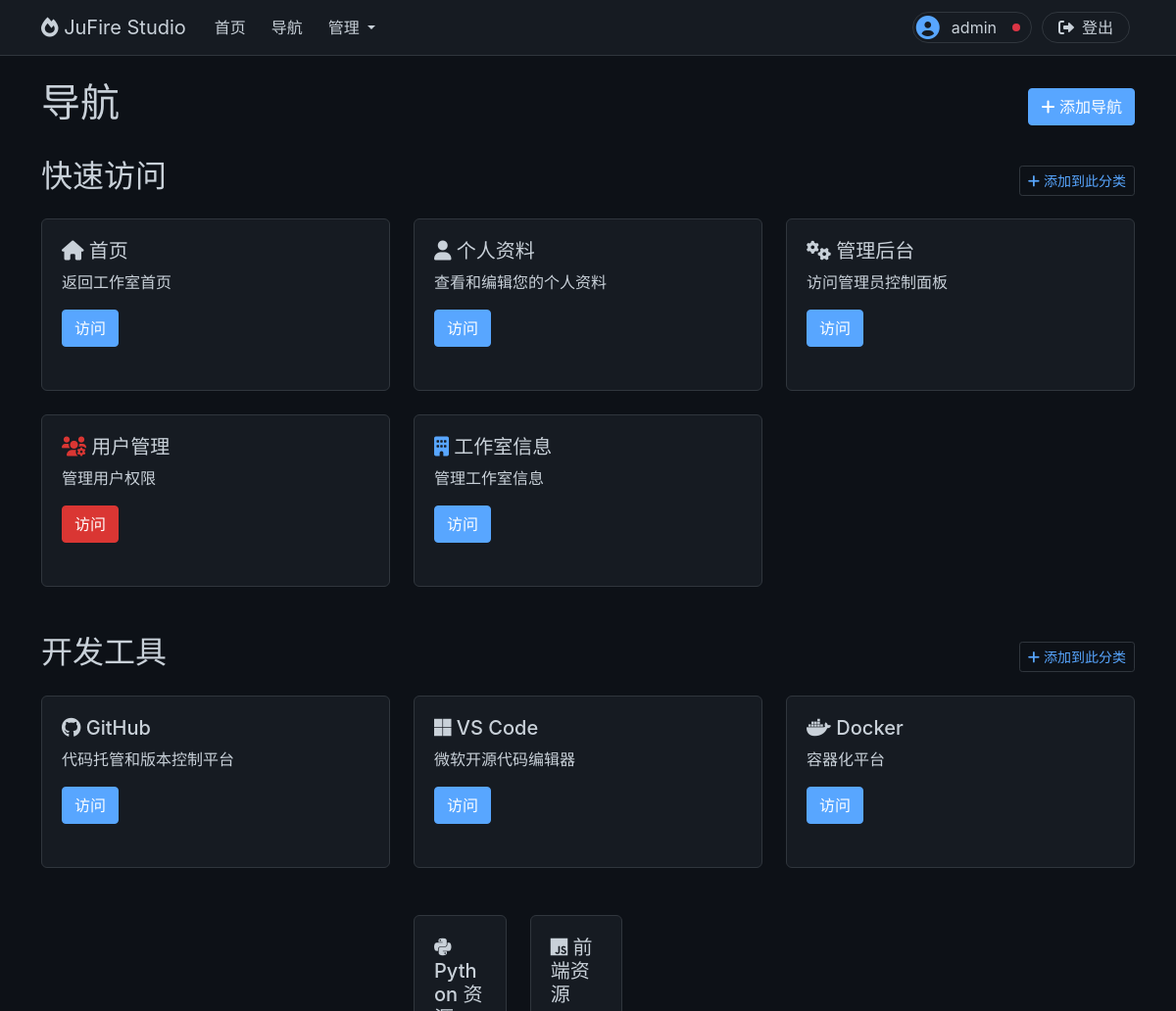
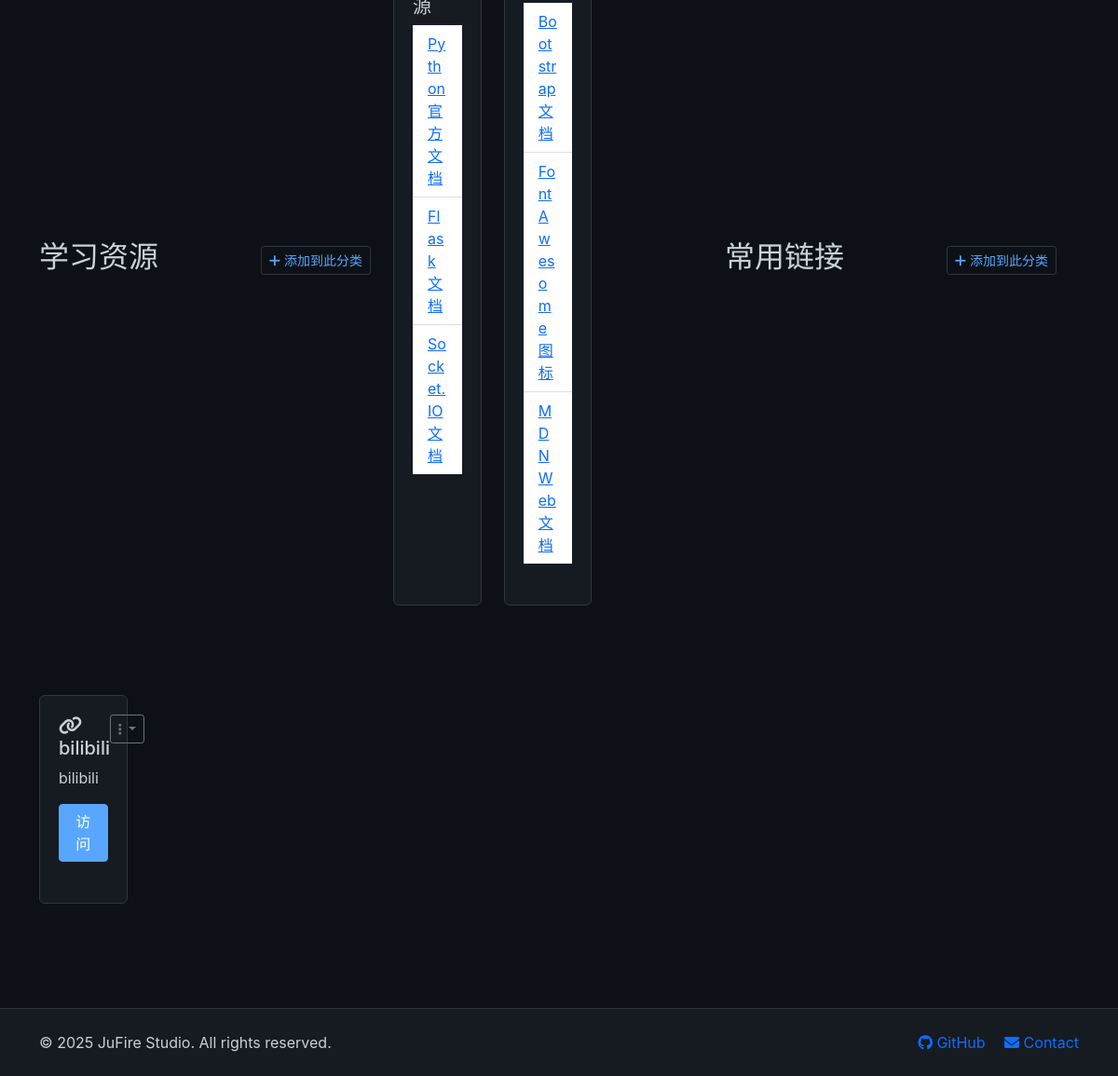
The app's page /navigation (signed in) with its own data (2 pictures, top to bottom).
### app.py (models this page shows, shortened)
class User(db.Model):
    id = db.Column(db.Integer, primary_key=True)
    username = db.Column(db.String(80), unique=True, nullable=False)
    email = db.Column(db.String(120), unique=True, nullable=False)
    password_hash = db.Column(db.String(120), nullable=False)
    role = db.Column(db.Integer, default=ROLE_GUEST)
    created_at = db.Column(db.DateTime, default=datetime.now)
    is_active = db.Column(db.Boolean, default=True)
    avatar_path = db.Column(db.String(200), default=None)

class NavItem(db.Model):
    id = db.Column(db.Integer, primary_key=True)
    title = db.Column(db.String(100), nullable=False)
    url = db.Column(db.String(200), nullable=False)
    description = db.Column(db.Text)
    icon = db.Column(db.String(50), default="fas fa-link")
    is_public = db.Column(db.Boolean, default=True)
    order = db.Column(db.Integer, default=0)
    created_at = db.Column(db.DateTime, default=datetime.now)
    category_id = db.Column(db.Integer, db.ForeignKey("nav_category.id"))
    created_by = db.Column(db.Integer, db.ForeignKey("user.id"))
    creator = db.relationship("User", backref=db.backref("nav_items", lazy=True))

### app.py (the view)
        def decorated_function(*args, **kwargs):
            if "user_id" not in session:
                return redirect(url_for("login"))
            user = db.session.get(User, session["user_id"])
            if not user or user.role < min_role:
                flash("权限不足", "error")
                return redirect(url_for("index"))
            return f(*args, **kwargs)

### templates/navigation.html (shortened to what this page needs)
{% extends "base.html" %}
{% block content %}
<div class="container mt-4">
    <div class="d-flex justify-content-between align-items-center mb-4">
        <h1>导航</h1>
        <button class="btn btn-primary" data-bs-toggle="modal" data-bs-target="#addNavItemModal">
            <i class="fas fa-plus"></i> 添加导航
        </button>
    </div>
    <div class="d-flex justify-content-between align-items-center mb-3">
        <h2>快速访问</h2>
        {% if current_user.role >= 2 %}
        <button class="btn btn-sm btn-outline-primary" data-bs-toggle="modal" data-bs-target="#addNavItemModal"
            data-category-id="{{ categories[0].id }}">
            <i class="fas fa-plus"></i> 添加到此分类
        </button>
        {% endif %}
    </div>
    <div class="row row-cols-1 row-cols-md-3 g-4 mb-5">
        <div class="col">
            <div class="card h-100 nav-card">
                <div class="card-body">
                    <h5 class="card-title"><i class="fas fa-home"></i> 首页</h5>
                    <p class="card-text">返回工作室首页</p>
                    <a href="{{ url_for('index') }}" class="btn btn-primary">访问</a>
                </div>
            </div>
        </div>
        <div class="col">
            <div class="card h-100 nav-card">
                <div class="card-body">
                    <h5 class="card-title"><i class="fas fa-user"></i> 个人资料</h5>
                    <p class="card-text">查看和编辑您的个人资料</p>
                    <a href="{{ url_for('profile') }}" class="btn btn-primary">访问</a>
                </div>
            </div>
        </div>
        {% if current_user.role >= 2 %}
        <div class="col">
            <div class="card h-100 nav-card">
                <div class="card-body">
                    <h5 class="card-title"><i class="fas fa-cogs"></i> 管理后台</h5>
                    <p class="card-text">访问管理员控制面板</p>
                    <a href="{{ url_for('admin_projects') }}" class="btn btn-primary">访问</a>
                </div>
            </div>
        </div>
        {% endif %}
        {% if current_user.role >= 3 %}
        <div class="col">
            <div class="card h-100 nav-card">
                <div class="card-body">
                    <div class="d-flex justify-content-between">
                        <h5 class="card-title"><i class="fas fa-users-cog" style="color: var(--github-danger);"></i> 用户管理</h5>
                    </div>
                    <p class="card-text">管理用户权限</p>
                    <a href="{{ url_for('admin_users') }}" class="btn btn-danger">访问</a>
                </div>
            </div>
        </div>
        <div class="col">
            <div class="card h-100 nav-card">
                <div class="card-body">
                    <div class="d-flex justify-content-between">
                        <h5 class="card-title"><i class="fas fa-building" style="color: var(--github-accent);"></i> 工作室信息</h5>
                    </div>
                    <p class="card-text">管理工作室信息</p>
                    <a href="{{ url_for('admin_studio_info') }}" class="btn btn-primary">访问</a>
                </div>
            </div>
        </div>
        {% endif %}
    </div>
    <div class="d-flex justify-content-between align-items-center mb-3">
        <h2>开发工具</h2>
        <button class="btn btn-sm btn-outline-primary" data-bs-toggle="modal" data-bs-target="#addNavItemModal"
            data-category-id="{{ categories[1].id }}">
            <i class="fas fa-plus"></i> 添加到此分类
        </button>
    </div>
    <div class="row row-cols-1 row-cols-md-3 g-4 mb-5">
        <div class="col">
            <div class="card h-100 nav-card">
                <div class="card-body">
                    <h5 class="card-title"><i class="fab fa-github"></i> GitHub</h5>
                    <p class="card-text">代码托管和版本控制平台</p>
                    <a href="https://github.com" target="_blank" class="btn btn-primary">访问</a>
                </div>
            </div>
        </div>
        <div class="col">
            <div class="card h-100 nav-card">
                <div class="card-body">
                    <h5 class="card-title"><i class="fab fa-microsoft"></i> VS Code</h5>
                    <p class="card-text">微软开源代码编辑器</p>
                    <a href="https://code.visualstudio.com" target="_blank" class="btn btn-primary">访问</a>
                </div>
            </div>
        </div>
        <div class="col">
            <div class="card h-100 nav-card">
                <div class="card-body">
                    <h5 class="card-title"><i class="fab fa-docker"></i> Docker</h5>
                    <p class="card-text">容器化平台</p>
                    <a href="https://www.docker.com" target="_blank" class="btn btn-primary">访问</a>
                </div>
            </div>
        </div>
        <div class="d-flex justify-content-between align-items-center mb-3">
            <h2>学习资源</h2>
            <button class="btn btn-sm btn-outline-primary" data-bs-toggle="modal" data-bs-target="#addNavItemModal"
                data-category-id="{{ categories[2].id }}">
                <i class="fas fa-plus"></i> 添加到此分类
            </button>
        </div>
        <div class="row row-cols-1 row-cols-md-3 g-4 mb-5">
            <div class="col">
                <div class="card h-100 nav-card">
                    <div class="card-body">
                        <h5 class="card-title"><i class="fab fa-python"></i> Python 资源</h5>
                        <ul class="list-group list-group-flush">
                            <li class="list-group-item"><a href="https://www.python.org/doc/" target="_blank">Python
                                    官方文档</a></li>
                            <li class="list-group-item"><a href="https://flask.palletsprojects.com/"
                                    target="_blank">Flask 文档</a></li>
                            <li class="list-group-item"><a href="https://python-socketio.readthedocs.io/"
                                    target="_blank">Socket.IO 文档</a></li>
                        </ul>
                    </div>
                </div>
            </div>
            <div class="col">
                <div class="card h-100 nav-card">
                    <div class="card-body">
                        <h5 class="card-title"><i class="fab fa-js"></i> 前端资源</h5>
                        <ul class="list-group list-group-flush">
                            <li class="list-group-item"><a href="https://getbootstrap.com/docs/5.0/"
                                    target="_blank">Bootstrap 文档</a></li>
                            <li class="list-group-item"><a href="https://fontawesome.com/icons" target="_blank">Font
                                    Awesome 图标</a></li>
                            <li class="list-group-item"><a href="https://developer.mozilla.org/zh-CN/"
                                    target="_blank">MDN Web 文档</a></li>
                        </ul>
                    </div>
                </div>
            </div>
        </div>
        <div class="d-flex justify-content-between align-items-center mb-3">
            <h2>常用链接</h2>
            <button class="btn btn-sm btn-outline-primary" data-bs-toggle="modal" data-bs-target="#addNavItemModal"
                data-category-id="{{ categories[3].id }}">
                <i class="fas fa-plus"></i> 添加到此分类
            </button>
        </div>
        <div class="row row-cols-1 row-cols-md-3 g-4 mb-5">
            {% for item in nav_items_by_category.get(categories[3].id, []) %}
            <div class="col">
                <div class="card h-100 nav-card">
                    <div class="card-body">
                        <div class="d-flex justify-content-between">
                            <h5 class="card-title"><i class="{{ item.icon }}"></i> {{ item.title }}</h5>
                            <div class="dropdown">
                                <button class="btn btn-sm btn-outline-secondary dropdown-toggle" type="button"
                                    id="dropdownMenuButton{{ item.id }}" data-bs-toggle="dropdown"
                                    aria-expanded="false">
                                    <i class="fas fa-ellipsis-v"></i>
                                </button>
                            </div>
                        </div>
                        <p class="card-text">{{ item.description }}</p>
                        <div class="d-flex justify-content-between align-items-center">
                            <a href="{{ item.url }}" target="_blank" class="btn btn-primary">访问</a>
                        </div>
                    </div>
                </div>
            </div>
            {% endfor %}
        </div>
    </div>
    {% endblock %}

### templates/base.html (shortened to what this page needs)
<!DOCTYPE html>
<html lang="zh-CN">
<head>
    <link href="https://cdn.jsdelivr.net/npm/bootstrap@5.1.3/dist/css/bootstrap.min.css" rel="stylesheet">
    <link href="https://cdnjs.cloudflare.com/ajax/libs/font-awesome/6.0.0/css/all.min.css" rel="stylesheet">
    <link href="{{ url_for('static', filename='css/style.css') }}" rel="stylesheet">
</head>
<body>
    <nav class="navbar navbar-expand-lg navbar-dark">
        <div class="container">
            <a class="navbar-brand" href="{{ url_for('index') }}">
                <i class="fas fa-fire"></i> JuFire Studio
            </a>
            <div class="collapse navbar-collapse" id="navbarNav">
                <ul class="navbar-nav me-auto">
                    <li class="nav-item" style="margin: 0 5px;">
                        <a class="nav-link" href="{{ url_for('index') }}">首页</a>
                    </li>
                    {% if current_user and current_user.role >= 1 %}
                    <li class="nav-item" style="margin: 0 5px;">
                        <a class="nav-link" href="{{ url_for('navigation') }}">导航</a>
                    </li>
                    {% endif %}
                    {% if current_user and current_user.role >= 2 %}
                    <li class="nav-item dropdown" style="margin: 0 5px;" {% if current_user.is_anonymous or current_user.role < 2 %}hidden{% endif %}>
                        <a class="nav-link dropdown-toggle" href="#" id="navbarDropdown" role="button"
                            data-bs-toggle="dropdown" aria-expanded="false">
                            管理
                        </a>
                    </li>
                    {% endif %}
                </ul>
                <ul class="navbar-nav">
                    {% if current_user %}
                    <li class="nav-item" style="display: flex; align-items: center; margin: 0 5px;">
                        <a class="nav-link" href="{{ url_for('profile') }}"
                            style="border: 1px solid var(--github-border); border-radius: 16px; height: 32px; padding: 0; display: flex; align-items: center; justify-content: center; overflow: hidden; margin: auto 0;">
                            <div
                                style="width: 32px; height: 32px; border-radius: 50%; overflow: hidden; display: flex; align-items: center; justify-content: center; flex-shrink: 0; margin: 0 0 0 -1px;">
                                {% if current_user.avatar_path %}
                                <img src="{{ url_for('user_avatar', filename=current_user.avatar_path) }}"
                                    alt="{{ current_user.username }}的头像"
                                    style="width: 24px; height: 24px; border-radius: 50%; overflow: hidden; object-fit: cover; display: block;">
                                {% else %}
                                <i class="fas fa-user-circle"
                                    style="font-size: 24px; color: var(--github-accent); display: flex; align-items: center; justify-content: center;"></i>
                                {% endif %}
                            </div>
                            <span style="padding: 0 4px 0 8px; line-height: 32px;">{{ current_user.username
                                }}</span>
                            {% if current_user.role == 0 %}
                            <div
                                style="width: 32px; height: 32px; display: flex; align-items: center; justify-content: center; margin-right: -1px;">
                                <span class="badge rounded-circle bg-secondary"
                                    style="width: 8px; height: 8px; padding: 0; display: block;"
                                    title="权限等级: {{ current_user.role }} (普通用户)"></span>
                            </div>
                            {% elif current_user.role >= 3 %}
                            <div
                                style="width: 32px; height: 32px; display: flex; align-items: center; justify-content: center; margin-right: -1px;">
                                <span class="badge rounded-circle bg-danger"
                                    style="width: 8px; height: 8px; padding: 0; display: block;"
                                    title="权限等级: {{ current_user.role }} (超级管理员)"></span>
                            </div>
                            {% endif %}
                        </a>
                    </li>
                    <li class="nav-item" style="margin: 0 5px;">
                        <a class="nav-link" href="{{ url_for('logout') }}" title="退出登录"
                            style="border: 1px solid var(--github-border); border-radius: 16px; height: 32px; padding: 0 8px; display: flex; align-items: center; justify-content: center; overflow: hidden; margin: auto 0;">
                            <div
                                style="width: 32px; height: 32px; display: flex; align-items: center; justify-content: center;">
                                <i class="fas fa-sign-out-alt"></i>
                            </div>
                            <span style="padding: 0 8px 0 0; line-height: 32px;">登出</span>
                        </a>
                    </li>
                    {% endif %}
                </ul>
            </div>
        </div>
    </nav>
    <div id="messages" class="toast-container position-fixed bottom-0 end-0 p-3" style="z-index: 9999;"></div>
    <main>
        {% block content %}{% endblock %}
    </main>
    <footer class="footer py-4">
        <div class="container">
            <div class="row">
                <div class="col-md-6">
                    <p class="mb-0">&copy; 2025 JuFire Studio. All rights reserved.</p>
                </div>
                <div class="col-md-6 text-end">
                    <a href="#" class="text-decoration-none me-3">
                        <i class="fab fa-github"></i> GitHub
                    </a>
                    <a href="#" class="text-decoration-none">
                        <i class="fas fa-envelope"></i> Contact
                    </a>
                </div>
            </div>
        </div>
    </footer>
</body>
</html>

### records on screen
User: username "admin"
NavItem: title "bilibili", description "bilibili"
